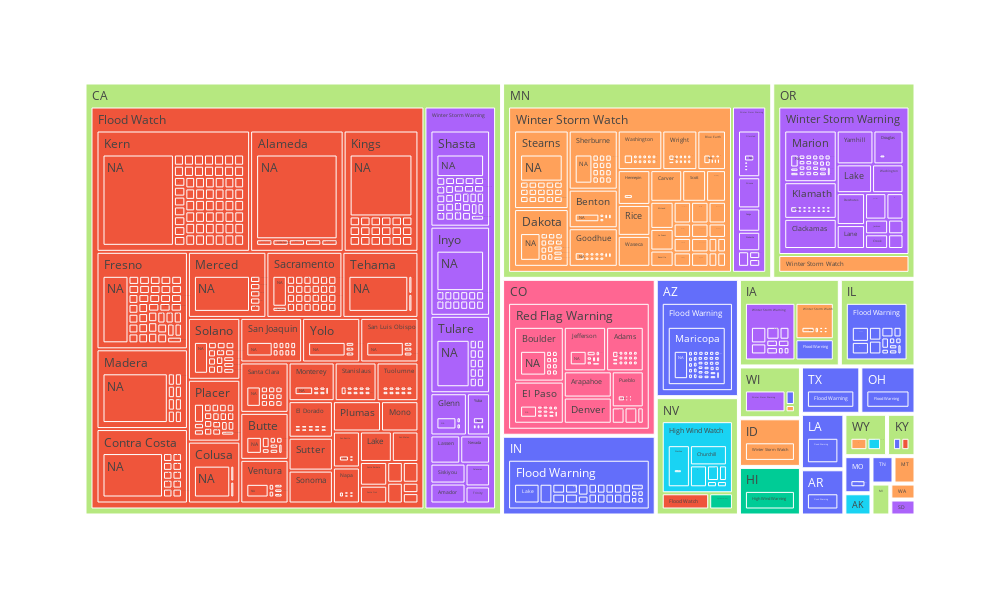

This figure's notebook cell:
### Code cell
fig = px.treemap(final, path = ['STATE','event', 'COUNTYNAME', 'name'], color = 'event')
fig.update_layout(
    width=1000, # Set the width of the plot to 800 pixels
    height=600 # Set the height of the plot to 600 pixels
)
fig.show()

### Figure 1 — Plotly figure (JSON) as saved in the notebook; plotly's stock layout.template omitted (floating-point values rounded to 4 significant figures; data arrays with more than 128 entries replaced by an {"elided": "..."} marker saying what was removed)
{"data": [{"branchvalues": "total", "customdata": {"elided": "1428x1 str values"}, "domain": {"x": [0, 1], "y": [0, 1]}, "hovertemplate": "labels=%{label}<br>count=%{value}<br>parent=%{parent}<br>id=%{id}<br>event=%{customdata[0]}<extra></extra>", "ids": {"elided": "1428 str values"}, "labels": {"elided": "1428 str values"}, "marker": {"colors": {"elided": "1428 str values"}}, "name": "", "parents": {"elided": "1428 str values"}, "type": "treemap", "values": {"elided": "1428 int values"}}], "layout": {"height": 600, "legend": {"tracegroupgap": 0}, "margin": {"t": 60}, "width": 1000}}
